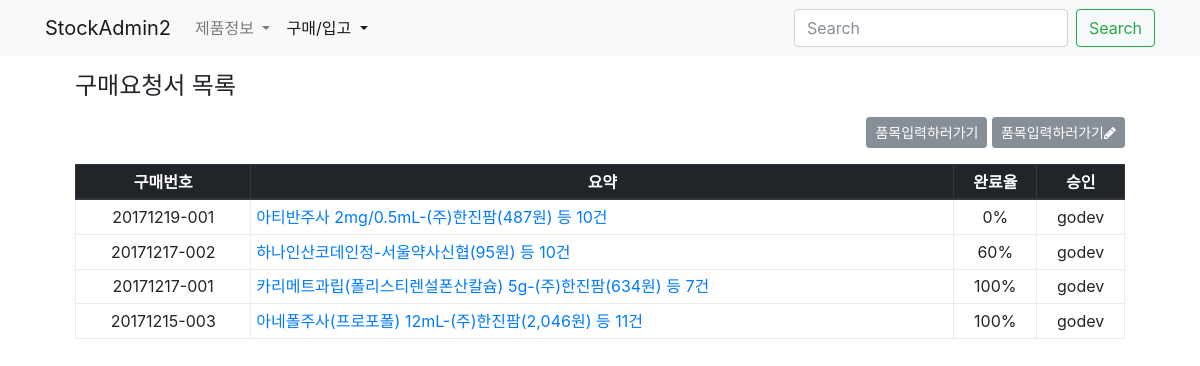
/buy/, run on the app's committed database.
### buy/models.py (models this page shows, shortened)
class Buy(models.Model):
    slug = models.SlugField('구매번호', unique=True, blank=True, editable=False)
    commiter = models.ForeignKey(settings.AUTH_USER_MODEL, blank=True, null=True, on_delete=models.SET_NULL)
    date = models.DateField('구매일자', blank=True, default=timezone.now)
    iscart = models.BooleanField('카트인지', blank=True, default=False)
    updated = models.DateTimeField(auto_now=True)
    created = models.DateTimeField(auto_now_add=True)
    class Meta:
        verbose_name = '구매요청서'
        verbose_name_plural = '구매요청서'
        ordering = '-created',
    def get_absolute_url(self):
        return reverse('buy:buy-detail', args=(self.slug,))
    @property
    def description(self):
        itemset = self.buyitem_set.all()
        if itemset.exists():
            fistitem = str(itemset.first().buyinfo)
            count = itemset.count()
            return "{} 등 {}건".format(fistitem, count)
        return "내역없음"
    def get_complete_rate(self):
        total_buyitem_count = self.buyitem_set.count()
        if total_buyitem_count > 0:
            annoset = self.buyitem_set.annotate(stocked_amount_sum=Sum('stockrecord__amount'))
            completed_set = annoset.filter(Q(stocked_amount_sum=F('amount'))|Q(isend=True) )
            return completed_set.count() / total_buyitem_count
        return 0

class BuyItem(models.Model):
    buy = models.ForeignKey(Buy, null=True, blank=True, on_delete=models.CASCADE)
    buyinfo = models.ForeignKey('product.BuyInfo', on_delete=models.PROTECT)
    amount = models.IntegerField('구매수량')
    comment = models.CharField('비고', max_length=50, blank=True)
    isend = models.BooleanField('구매종결', default=False)
    updated = models.DateTimeField(auto_now=True)
    created = models.DateTimeField(auto_now_add=True)
    objects = BuyItemManager()
    class Meta:
        verbose_name = '구매품목'
        verbose_name_plural = '구매품목'
        unique_together = 'buy', 'buyinfo',
    def __init__(self, *args, **kwargs):
        super(BuyItem, self).__init__(*args, **kwargs)

### product/models.py (models this page shows, shortened)
class BuyInfo(BuyInfoMixin, models.Model):
    slug = models.SlugField('구매코드', unique=True, blank=True)
    product = models.ForeignKey(Product, on_delete=models.CASCADE)
    market = models.ForeignKey(Market, on_delete=models.CASCADE, null=True, blank=True)
    date = models.DateField('시작일자', blank=True, default=timezone.now)
    price = models.DecimalField('구매가격', max_digits=50, decimal_places=2)
    pay_type = models.CharField('급여구분', blank=True, max_length=50)
    pro_type = models.CharField('전문/일반', blank=True, max_length=50)
    active = models.BooleanField('사용중', default=True)
    updated = models.DateTimeField(auto_now=True)
    created = models.DateTimeField(auto_now_add=True)
    objects = BuyInfoManager()
    class Meta:
        verbose_name = '구매정보'
        verbose_name_plural = '구매정보'
        ordering = '-created',
    def __str__(self):
        title = "{}-{}({:,.0f}원)".format(self.product.name, self.market.name, self.price)
        return title

class Product(models.Model):
    name = models.CharField('제품명', max_length=50, unique=True)
    code = models.CharField('제품코드', max_length=50, unique=True)
    edi_code = models.CharField('보험코드', blank=True, max_length=50)
    company = models.CharField('판매사', max_length=50, blank=True)
    std_unit = models.CharField('제품규격', max_length=10, choices=zip(STD_UNITs, STD_UNITs))
    pkg_amount = models.IntegerField('포장수량', default=1)
    etc_class = models.CharField('기타구분', max_length=10, choices=zip(ETC_CLASS, ETC_CLASS), default='일반')
    apply_root = models.CharField('복용방법', max_length=50, blank=True)
    unit = models.CharField('적용단위', max_length=50, blank=True)
    unit_amount = models.CharField('규격단위량', max_length=50, blank=True)
    op_type = models.CharField('마약류구분', blank=True, max_length=50)
    updated = models.DateTimeField(auto_now=True)
    created = models.DateTimeField(auto_now_add=True)
    objects = ProductManager()
    class Meta:
        verbose_name = '제품'
        verbose_name_plural = '제품'
        ordering = '-created',

class Market(models.Model):
    name = models.CharField('도매상명', max_length=50, unique=True)
    tel = models.CharField('전화', max_length=50, blank=True, null=True)
    fax = models.CharField('팩스', max_length=50, blank=True, null=True)
    email = models.EmailField('메일', blank=True, null=True)
    updated = models.DateTimeField(auto_now=True)
    created = models.DateTimeField(auto_now_add=True)
    objects = MarketManager()
    class Meta:
        verbose_name = '도매상'
        verbose_name_plural = '도매상'

### buy/views.py (the view)
# urls.py: path('', BuyListView.as_view(), name='buy-list'),
class BuyListView(ListView):
    model = Buy

### buy/managers.py (called while the page is built)
    def get_queryset(self):
        return BuyItemQuerySet(self.model, using=self._db)

### buy/templates/buy/buy_list.html
{% extends "buy/buy_base.html" %}
{% block buy_header %}
<div class="col-12">
<h4>구매요청서 목록</h4>
</div>
{% endblock buy_header %}
{% block buy_content %}
<div class="col-12">
<div class="text-right my-3">
    <a class="btn btn-secondary btn-sm" href="{% url 'buy:buy-cart' %}">품목입력하러가기</a>
    <a class="btn btn-secondary btn-sm" href="{% url 'buy:buy-cart' %}">품목입력하러가기<i class="fa fa-pencil" aria-hidden="true"></i>
</a>
</div>
    <table class="table table-hover table-bordered table-sm">
        <thead class="thead-dark text-center">
            <tr>
                <th>구매번호</th>
                <th>요약</th>
                <th>완료율</th>
                <th>승인</th>
            </tr>
        </thead>
        <tbody>
            {% for object in object_list %}
            <tr>
                <td class="text-center">{{ object.slug }}</td>
                <td><a href="{{ object.get_absolute_url }}">{{ object.description }}</a></td>
                <td class="text-center">{% widthratio object.get_complete_rate 1 100 %}%</td>
                <td class="text-center">{{ object.commiter|default:"미승인" }}</td>
            </tr>
            {% endfor %}
        </tbody>
    </table>
</div>
{% endblock buy_content %}

### data on the page
Buy: slug "20171219-001", description "아티반주사 2mg/0.5mL-(주)한진팜(487원) 등 10건", id "0", commiter "godev"
Buy: slug "20171217-002", description "하나인산코데인정-서울약사신협(95원) 등 10건", id "60", commiter "godev"
Buy: slug "20171217-001", description "카리메트과립(폴리스티렌설폰산칼슘) 5g-(주)한진팜(634원) 등 7건", id "100", commiter "godev"
Buy: slug "20171215-003", description "아네폴주사(프로포폴) 12mL-(주)한진팜(2,046원) 등 11건", id "100", commiter "godev"
